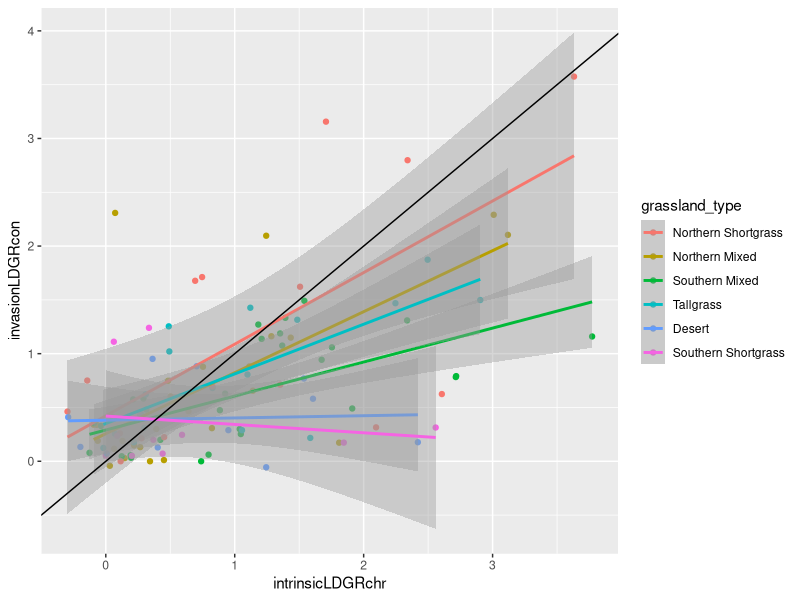

Write the R code that produced this figure.
#### Analysis of population growth in different conditions ####
# testing for a relationship between popualtion growth with minumum neigbors in drought
# and and popualtion growth with higher neghbor cover in ambient conditions. Also exploring 
# how the relationship differs across a percipitation gradient of communities.
# Relationship in OLS suggests drought tolerecnce effects competition resistemce, but also
# check results in Major axis (MA) which does not assume a causul relationship. The results 
# are the same?
# r as the stat I report for the correlation, 
# LRT and ANOVA's used to show small differences in grasslands.

#### data and packages ####
library(tidyverse)
library(ggpubr)
library(emmeans)

NEWallsite <- read.csv("data/allsite_new.csv") #data
NEWallsite <- NEWallsite %>% #ensure levels are correct
  mutate(grassland_type = fct_relevel(grassland_type,
                                      "Chihuahuan Desert", "Great Plains Shortgrass", "Northern Shortgrass", 
                                      "Northern Mixed", "Southern Mixed", "Tallgrass"))


#### How are drought tolerence and competetive resistence related? ####
# using lm function to incorporate weights and compare model w/ and w/out grassland,
# but calculating r to report in paper (same as cor)
# (removing row 106 for -inf)

## Model in words: this model shows the relationship between LDGR with low
# heterospecific density in drought (proxy for drought tolerence) and the 
# relationship between LDGR with average heterospecific density in ambient 
# (proxy for competetion tolerence)
summary(m1 <- lm(invasionLDGRcon~intrinsicLDGRchr, weights = weight2, NEWallsite[-110,])) #*** 34.5%
sqrt(summary(m1)$adj.r.squared) #calculate r
# positive relationship suggests being better at living in drought is correlated with
# that species doing better at living with more neighbors in drought
# below 1:1 line growth rate is higher without neighbors
# above 1:1 line growth rate is higher with neighbors

## including grassland?
summary(m2 <-lm(invasionLDGRcon~intrinsicLDGRchr*grassland_type, weights = weight2, NEWallsite[-110,])) #*** 43% 
sqrt(summary(m2)$adj.r.squared) #calculate r
anova(m2) #grassland interaction is very sig., but 
emmeans(m2, specs = pairwise~grassland_type) #contrasts are weak, but driest differ from
# northern shortgrass (+ N mixed)
#(potentially dry grasslands do not share the trend as much?)

## compare models
anova(m1,m2) # model with grassland is better



#### Do grasslands generally differ significantly in population growth? ####
# Does population growth with neighbor cover in ambient differ between grasslands?
summary(aov(invasionLDGRcon ~ grassland_type, NEWallsite)) # No

# Does population growth with low neighbor cover in drought differ between grasslands? 
summary(aov(intrinsicLDGRchr ~ grassland_type, NEWallsite)) # No

## All grasslands had all fitness responses 



#plot
ggplot(NEWallsite[-110,], aes(y=invasionLDGRcon, x=intrinsicLDGRchr, color=grassland_type))+
  geom_point()+
  geom_smooth(method="lm")+
  geom_abline()
